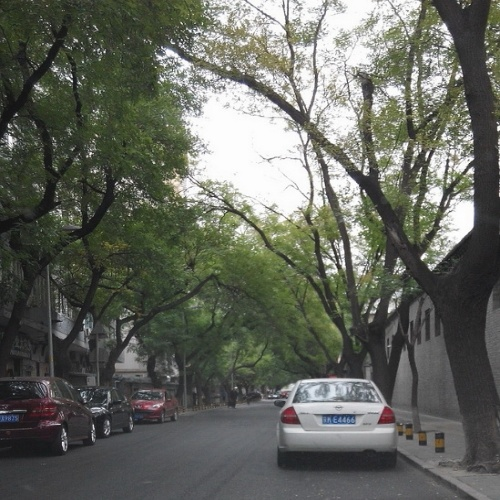
#> input picture lowlight_500_500_125/images/0058_0.9_0.04.jpg, 500 x 500 px; its folder holds only this picture in this run
$ jupyter execute --allow-errors experiment.ipynb   (shell and % lines are left out)   (older library calls are emulated)
#> lines starting #> are read from the running program, lines starting #| are printed output that depends on the picture
<h1>Object detection with low light images using pretrained models and image Enhancements Techniques<span class="tocSkip"></span></h1>
<div class="toc"><ul class="toc-item"><li><span><a href="#Include-libraries-for-preprocessing-and-modeling" data-toc-modified-id="Include-libraries-for-preprocessing-and-modeling-1"><span class="toc-item-num">1&nbsp;&nbsp;</span>Include libraries for preprocessing and modeling</a></span></li><li><span><a href="#Common-Functions" data-toc-modified-id="Common-Functions-2"><span class="toc-item-num">2&nbsp;&nbsp;</span>Common Functions</a></span><ul class="toc-item"><li><span><a href="#load-ground-truth-Annotations" data-toc-modified-id="load-ground-truth-Annotations-2.1"><span class="toc-item-num">2.1&nbsp;&nbsp;</span>load ground truth Annotations</a></span></li><li><span><a href="#Predict-with-Neural-Network" data-toc-modified-id="Predict-with-Neural-Network-2.2"><span class="toc-item-num">2.2&nbsp;&nbsp;</span>Predict with Neural Network</a></span></li><li><span><a href="#Save-metrics-to-DataFrame" data-toc-modified-id="Save-metrics-to-DataFrame-2.3"><span class="toc-item-num">2.3&nbsp;&nbsp;</span>Save metrics to DataFrame</a></span></li><li><span><a href="#Prediction-function-to-run-the-Tests" data-toc-modified-id="Prediction-function-to-run-the-Tests-2.4"><span class="toc-item-num">2.4&nbsp;&nbsp;</span>Prediction function to run the Tests</a></span></li><li><span><a href="#Resize-image-to-500x500" data-toc-modified-id="Resize-image-to-500x500-2.5"><span class="toc-item-num">2.5&nbsp;&nbsp;</span>Resize image to 500x500</a></span></li></ul></li><li><span><a href="#Image-Enhancement" data-toc-modified-id="Image-Enhancement-3"><span class="toc-item-num">3&nbsp;&nbsp;</span>Image Enhancement</a></span><ul class="toc-item"><li><span><a href="#Gama-Correction" data-toc-modified-id="Gama-Correction-3.1"><span class="toc-item-num">3.1&nbsp;&nbsp;</span>Gama Correction</a></span></li><li><span><a href="#Histogram-Equalization" data-toc-modified-id="Histogram-Equalization-3.2"><span class="toc-item-num">3.2&nbsp;&nbsp;</span>Histogram Equalization</a></span></li><li><span><a href="#Contrast-Stretching" data-toc-modified-id="Contrast-Stretching-3.3"><span class="toc-item-num">3.3&nbsp;&nbsp;</span>Contrast Stretching</a></span></li></ul></li><li><span><a href="#Metrics" data-toc-modified-id="Metrics-4"><span class="toc-item-num">4&nbsp;&nbsp;</span>Metrics</a></span><ul class="toc-item"><li><span><a href="#Compute-IOU" data-toc-modified-id="Compute-IOU-4.1"><span class="toc-item-num">4.1&nbsp;&nbsp;</span>Compute IOU</a></span></li><li><span><a href="#Identify-TruePositives-and-False-Positives-for-the-predicted-bounding-boxes" data-toc-modified-id="Identify-TruePositives-and-False-Positives-for-the-predicted-bounding-boxes-4.2"><span class="toc-item-num">4.2&nbsp;&nbsp;</span>Identify TruePositives and False Positives for the predicted bounding boxes</a></span></li><li><span><a href="#Calculation-of-Ap" data-toc-modified-id="Calculation-of-Ap-4.3"><span class="toc-item-num">4.3&nbsp;&nbsp;</span>Calculation of Ap</a></span></li><li><span><a href="#Calculate-Mean-Average-Precision" data-toc-modified-id="Calculate-Mean-Average-Precision-4.4"><span class="toc-item-num">4.4&nbsp;&nbsp;</span>Calculate Mean Average Precision</a></span></li></ul></li><li><span><a href="#Experimental-Setup" data-toc-modified-id="Experimental-Setup-5"><span class="toc-item-num">5&nbsp;&nbsp;</span>Experimental Setup</a></span><ul class="toc-item"><li><span><a href="#Experiment-without-enhancement-Faster-RCNN-YOLO-and-SSD-with-Coco-Weights" data-toc-modified-id="Experiment-without-enhancement-Faster-RCNN-YOLO-and-SSD-with-Coco-Weights-5.1"><span class="toc-item-num">5.1&nbsp;&nbsp;</span>Experiment without enhancement Faster RCNN YOLO and SSD with Coco Weights</a></span></li><li><span><a href="#Experiment-with-enhancement-Faster-RCNN-YOLO-and-SSD-with-Coco-Weights--Gama-Correction" data-toc-modified-id="Experiment-with-enhancement-Faster-RCNN-YOLO-and-SSD-with-Coco-Weights--Gama-Correction-5.2"><span class="toc-item-num">5.2&nbsp;&nbsp;</span>Experiment with enhancement Faster RCNN YOLO and SSD with Coco Weights -Gama Correction</a></span></li><li><span><a href="#Experiment-with-enhancement-Faster-RCNN-YOLO-and-SSD-with-Coco-Weights---Histogram-Equalization" data-toc-modified-id="Experiment-with-enhancement-Faster-RCNN-YOLO-and-SSD-with-Coco-Weights---Histogram-Equalization-5.3"><span class="toc-item-num">5.3&nbsp;&nbsp;</span>Experiment with enhancement Faster RCNN YOLO and SSD with Coco Weights - Histogram Equalization</a></span></li><li><span><a href="#Experiment-with-enhancement-Faster-RCNN-YOLO-and-SSD-with-Coco-Weights--MinMax-stretching-Correction" data-toc-modified-id="Experiment-with-enhancement-Faster-RCNN-YOLO-and-SSD-with-Coco-Weights--MinMax-stretching-Correction-5.4"><span class="toc-item-num">5.4&nbsp;&nbsp;</span>Experiment with enhancement Faster RCNN YOLO and SSD with Coco Weights -MinMax stretching Correction</a></span></li></ul></li></ul></div>

## Include libraries for preprocessing and modeling

[cell 1]
from matplotlib import pyplot as plt
import gluoncv
from gluoncv import model_zoo, data, utils
import matplotlib.pyplot as plt
from pycocotools.coco import COCO
from pycocotools.cocoeval import COCOeval
import numpy as np
import skimage.io as io
import pylab
pylab.rcParams['figure.figsize'] = (10.0, 8.0)
import glob
from pyodi.core import boxes,utils
import warnings
import timeit
warnings.simplefilter("ignore")
import pandas as pd
#pd.options.display.max_rows = 5000
import glob, os
import cv2

[cell 2]
import cv2
import os

os.chdir("/mnt/d/Ms/experiment/pretrained/lowlight_500_500_125/images")
files= glob.glob("*.jpg")


def resize_image(filePath):
#> called with filePath = '0058_0.9_0.04.jpg'
    src = cv2.imread(filePath, cv2.IMREAD_UNCHANGED)
#> src is the input picture: shape (500, 500, 3); mean B, G, R 93.3, 101.6, 98.7
    fileName=os.path.basename(filePath)
    # set a new height in pixels
    new_height = 500
    new_width=500
    # dsize
    dsize = (new_width, new_height)
    # resize image
    output = cv2.resize(src, dsize)
    cv2.imwrite('/mnt/d/Ms/experiment/pretrained/500_500_new/lowlight_500_500_100/images/'+fileName,output)

## Common Functions

### load ground truth Annotations

[cell 3]
gt_annotation = '/mnt/d/Ms/experiment/pretrained/lowlight_500_500_125/annotations/instances_default.json'
#> (the rest of this cell did not finish here and is left out)

#> (a cell that did not finish here is left out)

[cell 5]
import seaborn as sns

#> (a cell that did not finish here is left out)

### Predict with Neural Network

#> (a cell that did not finish here is left out)

[cell 8]
# [40 lines left out: function predict_with_NN, not called in this run]

[cell 9]
def Normalize_image_bounding_box(input_frame,input_bbsize_column,image_size):
    image_frame[input_bbsize_column]=image_frame[input_bbsize_column]/image_size
    return image_frame

[cell 10]
# [45 lines left out: function extract_prediction_attributes, not called in this run]

[cell 11]
# [4 lines left out: function flatten_array, not called in this run]

[cell 12]
# [10 lines left out: function convert_box_ids_to_category_array, not called in this run]

[cell 13]
# [23 lines left out: function get_formatted_table, not called in this run]

### Save metrics to DataFrame

[cell 14]
# [13 lines left out: function save_results, not called in this run]

### Prediction function to run the Tests

[cell 15]
RCNN_DETECTOR="FASTER_RCNN"
YOLO_DETECTOR="YOLO"
SINGLE_SHOT_DETECTOR="SSD"

# [64 lines left out: function run_test, not called in this run]

### Resize image to 500x500

[cell 16]
for f in files:
    resize_image(f)

## Image Enhancement

### Gama Correction

[cell 17]
def correct_gama(factor,image):
#> called with factor = 1.5, image = '0058_0.9_0.04.jpg'
    src = cv2.imread(image, cv2.IMREAD_UNCHANGED)
    noisy = img_as_float(src, False)
    invGamma = 1.0 / factor
    table = np.array([((i / 255.0) ** invGamma) * 255
        for i in np.arange(0, 256)]).astype("uint8")
    cv2.imwrite('/mnt/d/Ms/experiment/pretrained/lowlight_500_500_125/images/gama_enhanced/'+image,cv2.LUT((noisy * 255).astype(np.uint8), table) )
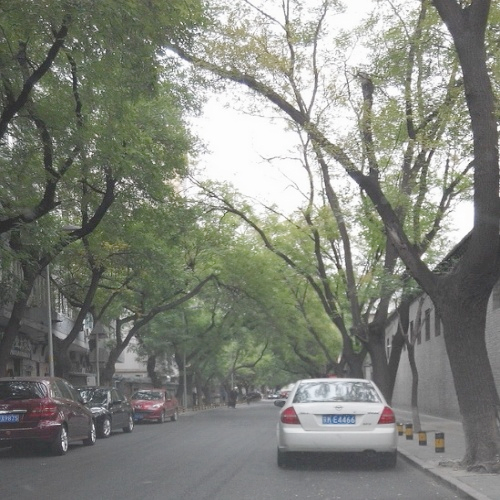
#> saved as 0058_0.9_0.04.jpg: shape (500, 500, 3); mean B, G, R 124, 132.3, 129.4

[cell 18]
from skimage import data, img_as_float, measure

IMG_REF_PATH="/mnt/d/Ms/experiment/pretrained/lowlight_500_500_125/images/"

os.chdir(IMG_REF_PATH)
files= glob.glob("*.jpg")
for f in files:
    correct_gama(1.5,f)

### Histogram Equalization

[cell 19]
def Historgram_equalization(image):
#> called with image = '0058_0.9_0.04.jpg'
    img = cv2.imread(image)

    # convert it to grayscale
    img_yuv = cv2.cvtColor(img,cv2.COLOR_BGR2YUV)
#> img_yuv: shape (500, 500, 3); mean of channels 0, 1, 2 99.8, 124.9, 127

    # apply histogram equalization
    img_yuv[:,:,0] = cv2.equalizeHist(img_yuv[:,:,0])
#> img_yuv: shape (500, 500, 3); mean of channels 0, 1, 2 128.4, 124.9, 127
    hist_eq = cv2.cvtColor(img_yuv, cv2.COLOR_YUV2BGR)
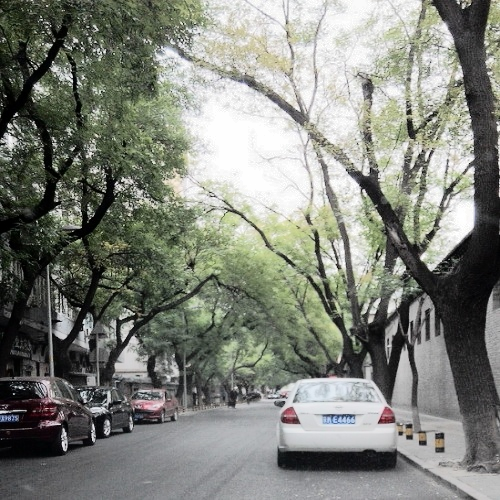
#> hist_eq: shape (500, 500, 3); mean B, G, R 122.2, 130.2, 127.3

    cv2.imwrite('/mnt/d/Ms/experiment/pretrained/lowlight_500_500_125/images/Histogram_Equalized/'+image,hist_eq.astype(np.uint8))

[cell 20]
import cv2
os.chdir ("/mnt/d/Ms/experiment/pretrained/lowlight_500_500_125/images/")
files =glob.glob("*.jpg")
for f in files:
    Historgram_equalization(f)

### Contrast Stretching

[cell 21]
def min_max_stretch(img_file ,alpha, beta):
#> called with img_file = '0058_0.9_0.04.jpg', alpha = 0, beta = 0.8
    img = cv2.imread(img_file, cv2.IMREAD_COLOR)
    # normalize float versions
    #norm_img1 = cv2.normalize(img, None, alpha=0, beta=1, norm_type=cv2.NORM_MINMAX, dtype=cv2.CV_32F)
    norm_img2 = cv2.normalize(img, None, alpha=alpha, beta=beta, norm_type=cv2.NORM_MINMAX, dtype=cv2.CV_32F)

    # scale to uint8
    #norm_img1 = (255*norm_img1).astype(np.uint8)
    #norm_img2 = np.clip(norm_img2, 0, 1)
    norm_img2 = (255*norm_img2).astype(np.uint8)
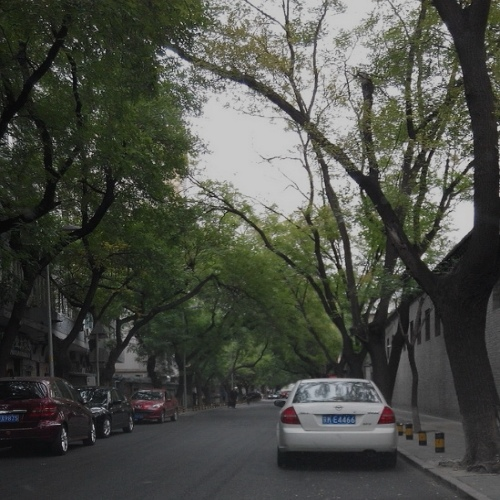
#> norm_img2: shape (500, 500, 3); mean B, G, R 69.4, 76.3, 73.9

    # write normalized output images
    cv2.imwrite("/mnt/d/Ms/experiment/pretrained/lowlight_500_500_125/images/min_max_stretch/"+img_file,norm_img2)

$ run again, on lowlight_500_500_125/images/0249_0.8_0.08.jpg
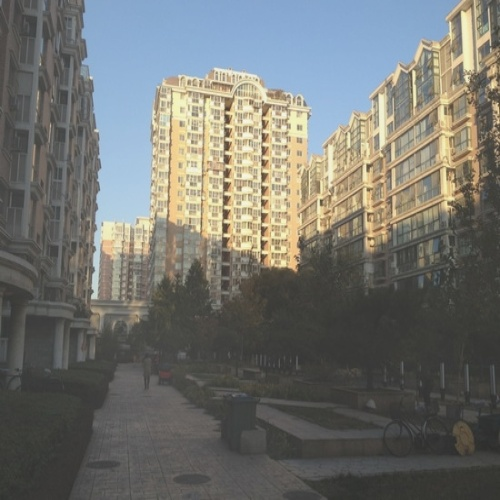
#> input picture lowlight_500_500_125/images/0249_0.8_0.08.jpg, 500 x 500 px
#> in resize_image, src is the input picture: shape (500, 500, 3); mean B, G, R 110.8, 115.3, 114.3
#> in Historgram_equalization, `hist_eq = cv2.cvtColor(img_yuv, cv2.COLOR_YUV2BGR)`:
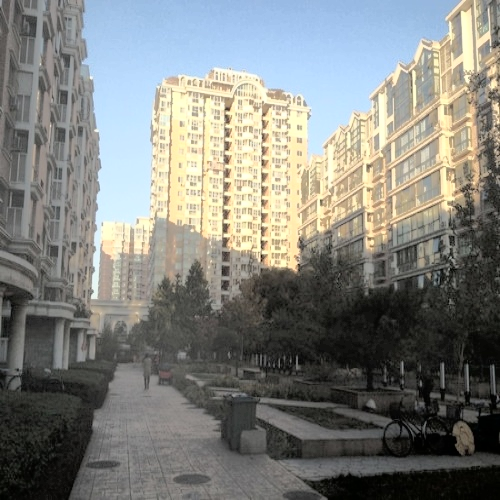
#> hist_eq: shape (500, 500, 3); mean B, G, R 124.9, 129.4, 127.9
#> in min_max_stretch, `norm_img2 = cv2.normalize(img, None, alpha=alpha, beta=beta, norm_type..`:
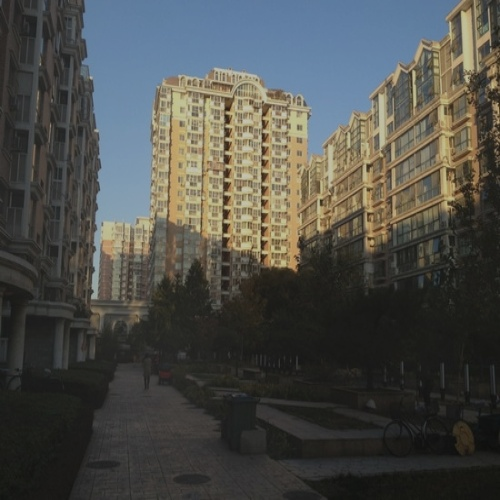
#> norm_img2: shape (500, 500, 3) float32; mean B, G, R 0.29, 0.305, 0.302

$ run again, on lowlight_500_500_125/images/0261_0.85_0.06.jpg
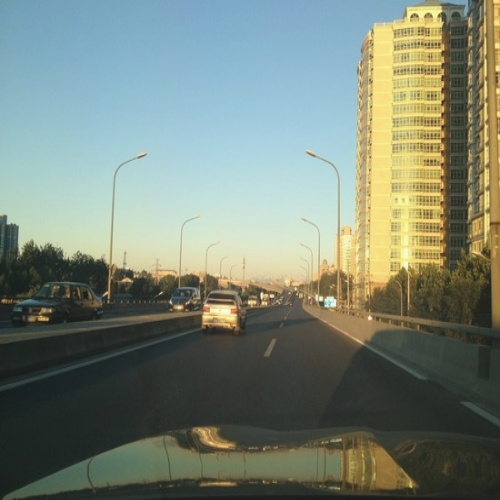
#> input picture lowlight_500_500_125/images/0261_0.85_0.06.jpg, 500 x 500 px
#> in resize_image, src is the input picture: shape (500, 500, 3); mean B, G, R 118.7, 131.8, 121
#> in correct_gama, `cv2.imwrite('/mnt/d/Ms/experiment/pretrained/lowlight_500_500_125/imag..`:
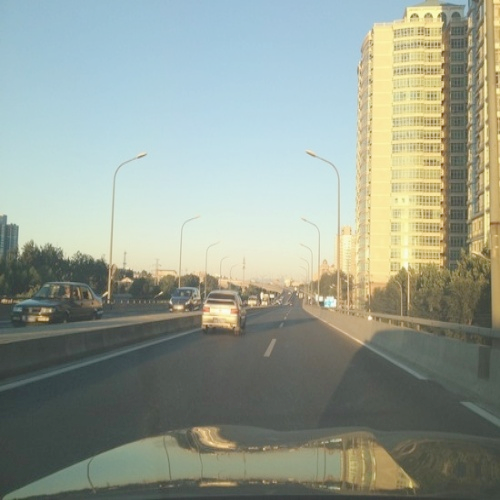
#> saved as 0261_0.85_0.06.jpg: shape (500, 500, 3); mean B, G, R 145.6, 157.7, 148.7
#> in min_max_stretch, `norm_img2 = cv2.normalize(img, None, alpha=alpha, beta=beta, norm_type..`:
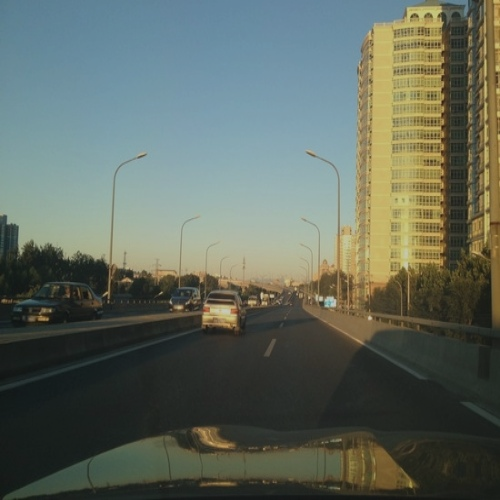
#> norm_img2: shape (500, 500, 3) float32; mean B, G, R 0.372, 0.414, 0.379

$ run again, on lowlight_500_500_125/images/0339_0.8_0.06.jpg
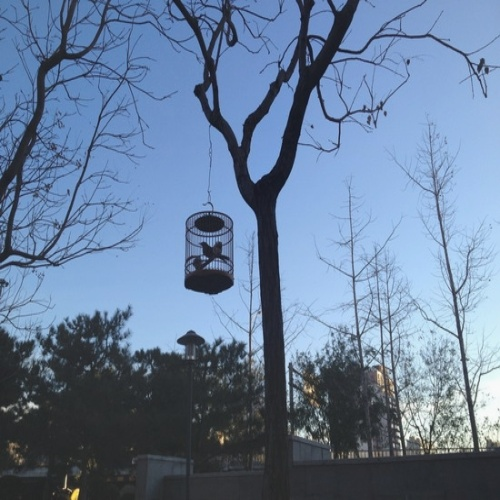
#> input picture lowlight_500_500_125/images/0339_0.8_0.06.jpg, 500 x 500 px
#> in resize_image, src is the input picture: shape (500, 500, 3); mean B, G, R 154.3, 125.5, 103.8
#> in correct_gama, `cv2.imwrite('/mnt/d/Ms/experiment/pretrained/lowlight_500_500_125/imag..`:
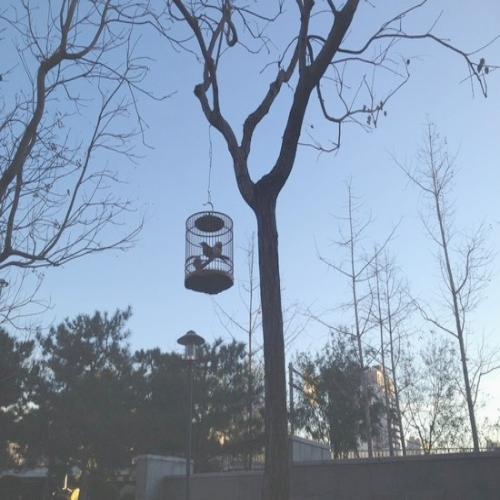
#> saved as 0339_0.8_0.06.jpg: shape (500, 500, 3); mean B, G, R 176, 153.6, 135.5
#> in min_max_stretch, `norm_img2 = cv2.normalize(img, None, alpha=alpha, beta=beta, norm_type..`:
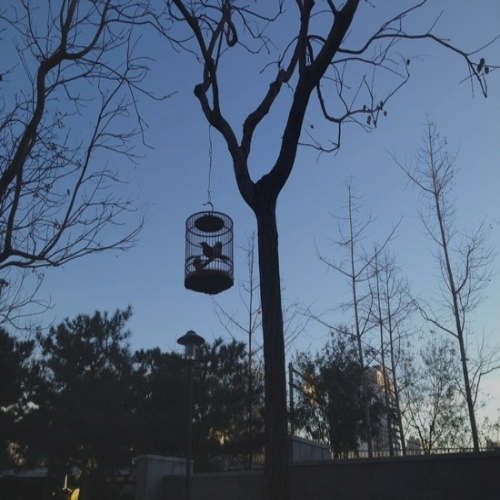
#> norm_img2: shape (500, 500, 3) float32; mean B, G, R 0.479, 0.388, 0.318

$ run again, on lowlight_500_500_125/images/0074_1_0.04.jpg
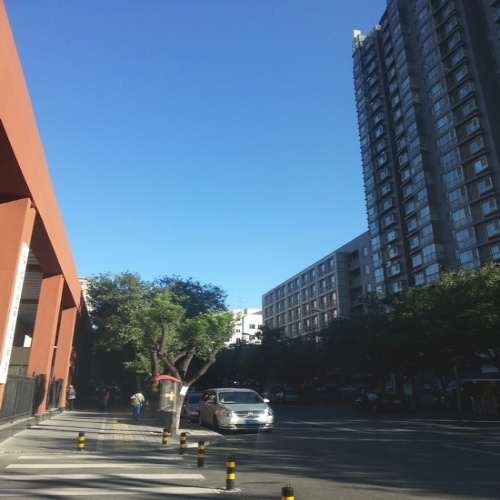
#> input picture lowlight_500_500_125/images/0074_1_0.04.jpg, 500 x 500 px
#> in resize_image, src is the input picture: shape (500, 500, 3); mean B, G, R 129.9, 107.8, 85.8
#> in Historgram_equalization, `hist_eq = cv2.cvtColor(img_yuv, cv2.COLOR_YUV2BGR)`:
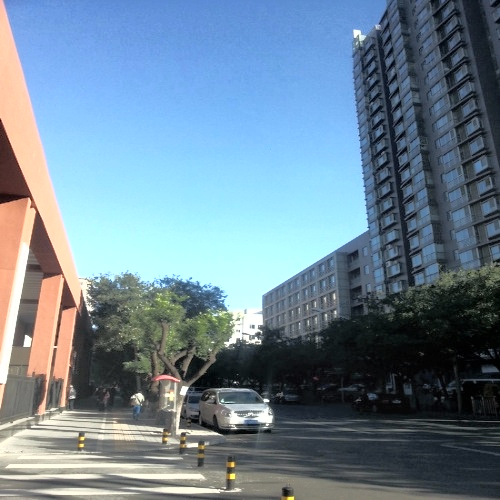
#> hist_eq: shape (500, 500, 3); mean B, G, R 148.4, 132.3, 109.7
#> in min_max_stretch, `norm_img2 = cv2.normalize(img, None, alpha=alpha, beta=beta, norm_type..`:
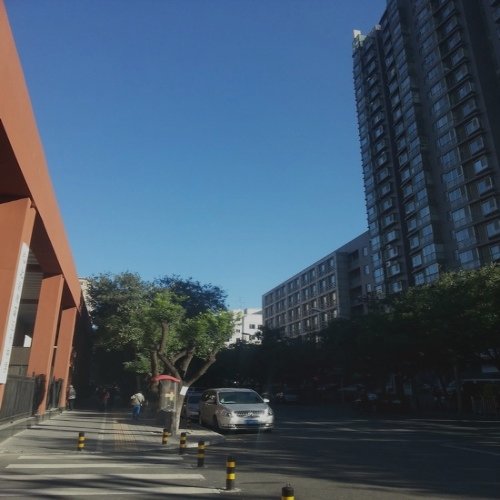
#> norm_img2: shape (500, 500, 3) float32; mean B, G, R 0.407, 0.338, 0.269
